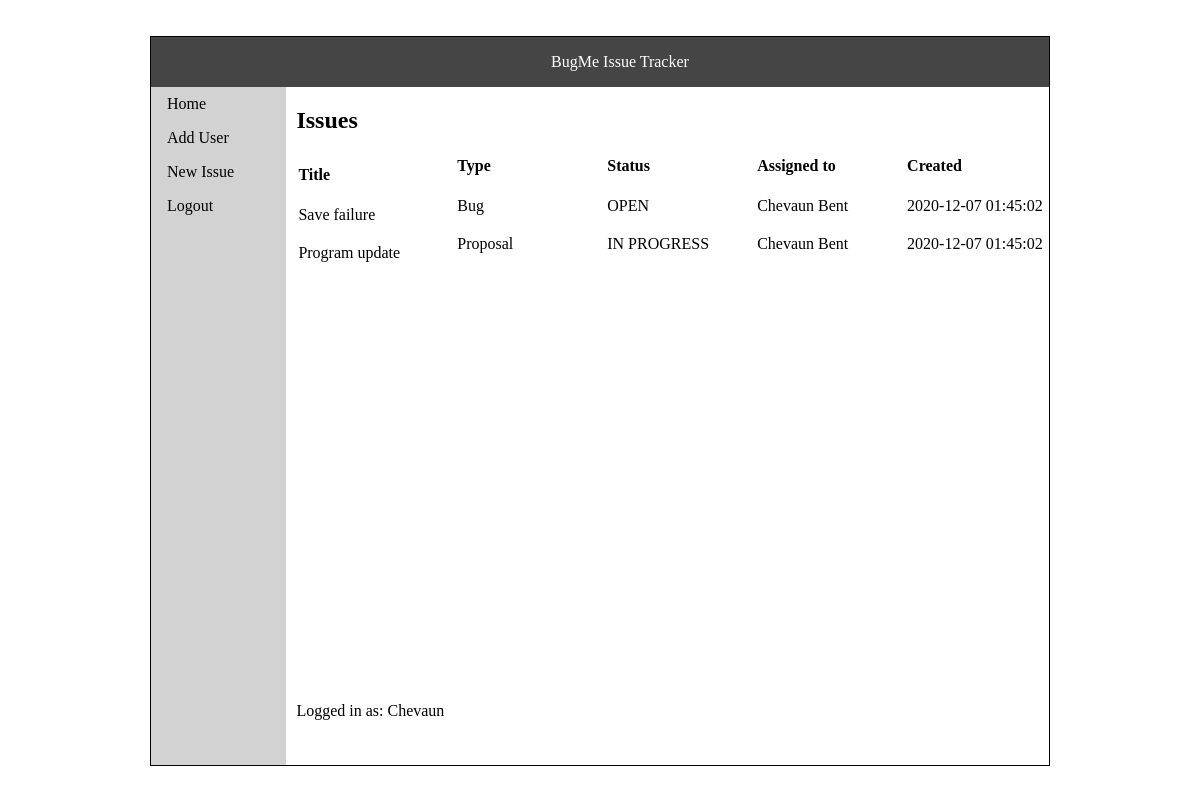
Page /scripts/dashboard.php (signed in) on the committed database.
### tables this page shows
CREATE TABLE IssuesTables (
   id INT AUTO_INCREMENT,
   title VARCHAR(64),
   description TEXT(254),
   type VARCHAR(64),
   priority VARCHAR(64),
   status VARCHAR(64),
   assigned_to INT,
   created_by INT,
   created DATETIME,
   updated DATETIME,
   PRIMARY KEY(id));

CREATE TABLE UsersTable (
   id INT AUTO_INCREMENT,
   firstname VARCHAR(64),
   lastname VARCHAR(64),
   password VARCHAR(64),
   email VARCHAR(64),
   datejoined DATETIME,
   record_digest VARCHAR(64),
   PRIMARY KEY(id));

### scripts/dashboard.php (the view, shortened to what this page needs)
<?php
 if(($_SESSION['loggedIn'])){
   $host = 'localhost';
   $dbname = 'BugMe';
   $DBusername = 'info2180';
   $DBpassword = '2020Sem1';
    try {
      $conn = new PDO("mysql:host=$host;dbname=$dbname", $DBusername, $DBpassword);
  } catch (PDOException $pe) {
      die("Could not connect to the database $dbname :" . $pe->getMessage());
  }
  $checkifexists = ("SELECT * FROM IssuesTables");
  $stmt = $conn->query($checkifexists);
  $results = $stmt ->fetchALL(PDO ::FETCH_ASSOC);
      $string =  '<!DOCTYPE html>'.
    '<html lang="en">'.
    '<head>'.
    '   <meta charset="UTF-8">'.
    '   <meta name="viewport" content="width=device-width, initial-scale=1.0">'.
    '   <link rel="stylesheet" type="text/css" href="http://localhost:8080/info2180-finalproject/styles/dashstyles.css" />'.
    '   <script src="http://ajax.googleapis.com/ajax/libs/jquery/1.9.1/jquery.min.js"></script>'.
    '   <script src="http://localhost:8080/info2180-finalproject/scripts/dashjavascript.js" type="text/javascript"></script>'.
    '   <title>Dashboard</title>'.
    '</head>'.
    '<body >'.
    '   <div class="grid-container">'.
    '       <header>'.
    '           <ul>'.
    '               <li id="header">'.
    '                   BugMe Issue Tracker'.
    '               </li>'.
    '           </ul>'.
    '       </header>'.
    '       <nav>'.
    '           <ul>'.
    '               <li id="home"><a href="dashboard.php">Home</a></li>'.
    '               <li id="user"><a href="adduser.php">Add User</a></li>'.
    '               <li id="issue"><a href="newissue.php">New Issue</a></li>'.
    '               <li id="logout"><a href="logout.php">Logout</a></li>'.
    '           </ul>'.
    '           <main id="display">'.
    '               <div id="topdiv">'.
    '                   <H1>Issues</H1>'.
    '               </div>'.
    '               <div id="resdiv">'.
    '                   <table>'.
    '                       <thead>'.
    '                           <tr>'.
    '                               <th class="c1">Title</th><th class="c2">Type</th><th class="c3">Status</th><th class="c4">Assigned to</th><th class="c5">Created</th>'.
    '                           </tr>'.
    '                       </thead>';
    $print =                '<tbody>';
                              foreach($results as $items){
                                $asgn = $items['assigned_to'];
                                $checkifexists = ("SELECT firstname, lastname FROM UsersTable WHERE id = '$asgn' ");
                                $stmt = $conn->query($checkifexists);
                                $results2 = $stmt ->fetchALL(PDO ::FETCH_ASSOC);
                                foreach($results2 as $items2){$res = $items2['firstname']." ".$items2['lastname'];}
                                  $print.= '<tr><td class="c1">'.$items['title'].'</td><td class="c2">'.$items['type'].'</td><td class="c3">'
                                          .$items['status'].'</td><td class="c4">'.$res.'</td><td class="c5">'.$items['created'].'</td></tr>';
                              }
    $printcontd =
    '                       </tbody>'.
    '                  </table>'.
    '               </div>'.
    '               <div id="userdiv">Logged in as: '.$_SESSION['user']. '</div>'.
    '           </main>'.
    '       </nav>'.
    '   </div>'.
    '</body>'.
    '</html>';
 echo $string;
 echo $print;
 echo $printcontd;
 }else{
          header('Location: http://localhost:8080/info2180-finalproject/index.html');
          exit;
 }
?>

### styles/dashstyles.css (style rules this page uses)
body { padding: 3%; display: flex; width: 75%; margin: auto; }
header { display: flex; justify-content: center; margin: 0; background-color: rgb(70, 69, 69); color: white; height: auto; }
header ul { list-style: none; }
nav { display: flex; justify-content: flex-start; height: 100%; }
nav > ul { background-color: rgb(210, 210, 210); padding: auto; padding-left: 0.5em; margin: 0; height: 100%; width: 150px; }
nav > ul > li { list-style: none; padding: 0.5em; }
main { margin: 0px; display: flex; flex-direction: column; }
h1 { padding-left: 10px; }
.grid-container { border: 1px solid black; display: flex; flex-direction: column; width: 100%; height: 100%; justify-content: center; }
a { text-decoration: none; color: black; }
#display { width: 100%; height: 100%; }
#topdiv { display: flex; }
#userdiv { position: absolute; bottom:10%; padding-left: 10px; }
table { width: 100%; }
.c1 { display: flex; width: 20%; padding: 10px; }
.c2 { display: flex; width: 20%; padding-left: 10px; }
.c3 { display: flex; width: 20%; padding-left: 10px; }
.c4 { display: flex; width: 20%; padding-left: 10px; }
.c5 { display: flex; width: 20%; padding-left: 10px; }
tr { display: flex; }

### rows in the picture
issuestables: title "Save failure", type "Bug", status "OPEN", userstable.firstname+lastname "Chevaun Bent", created "2020-12-07 01:45:02"
issuestables: title "Program update", type "Proposal", status "IN PROGRESS", created "2020-12-07 01:45:02"
userstable: res "Chevaun Bent"

### other values in the picture
$_SESSION['user'] "Chevaun"
